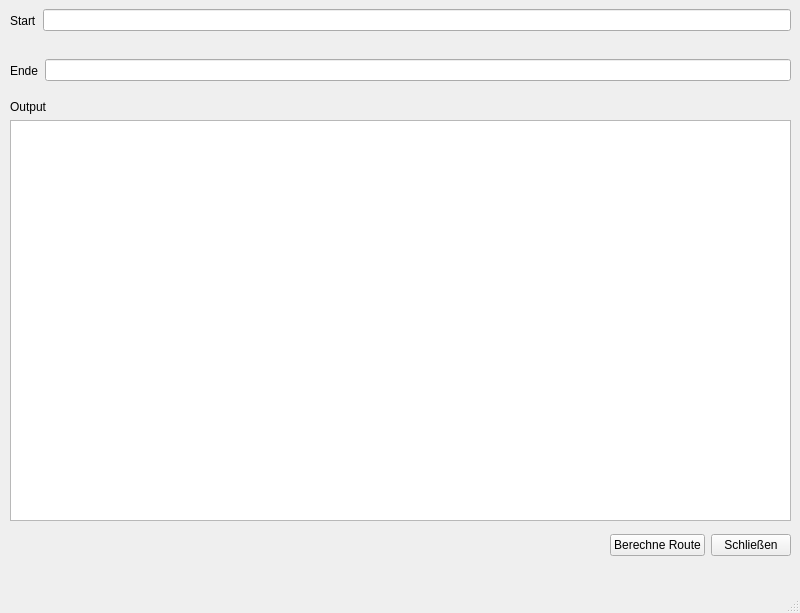
<?xml version="1.0" encoding="UTF-8"?>
<ui version="4.0">
 <class>MainWindow</class>
 <widget class="QMainWindow" name="MainWindow">
  <property name="geometry">
   <rect>
    <x>0</x>
    <y>0</y>
    <width>800</width>
    <height>613</height>
   </rect>
  </property>
  <property name="windowTitle">
   <string>MainWindow</string>
  </property>
  <widget class="QWidget" name="centralwidget">
   <widget class="QWidget" name="verticalLayoutWidget">
    <property name="geometry">
     <rect>
      <x>10</x>
      <y>100</y>
      <width>781</width>
      <height>421</height>
     </rect>
    </property>
    <layout class="QVBoxLayout" name="verticalLayout">
     <item>
      <widget class="QLabel" name="label">
       <property name="text">
        <string>Output</string>
       </property>
      </widget>
     </item>
     <item>
      <widget class="QTextEdit" name="output"/>
     </item>
    </layout>
   </widget>
   <widget class="QWidget" name="horizontalLayoutWidget">
    <property name="geometry">
     <rect>
      <x>10</x>
      <y>0</y>
      <width>781</width>
      <height>41</height>
     </rect>
    </property>
    <layout class="QHBoxLayout" name="horizontalLayout">
     <item>
      <widget class="QLabel" name="label_2">
       <property name="text">
        <string>Start</string>
       </property>
      </widget>
     </item>
     <item>
      <widget class="QLineEdit" name="startEingabe"/>
     </item>
    </layout>
   </widget>
   <widget class="QWidget" name="horizontalLayoutWidget_2">
    <property name="geometry">
     <rect>
      <x>10</x>
      <y>50</y>
      <width>781</width>
      <height>41</height>
     </rect>
    </property>
    <layout class="QHBoxLayout" name="horizontalLayout_2">
     <item>
      <widget class="QLabel" name="label_3">
       <property name="text">
        <string>Ende</string>
       </property>
      </widget>
     </item>
     <item>
      <widget class="QLineEdit" name="EndEingabe"/>
     </item>
    </layout>
   </widget>
   <widget class="QWidget" name="horizontalLayoutWidget_3">
    <property name="geometry">
     <rect>
      <x>10</x>
      <y>530</y>
      <width>781</width>
      <height>31</height>
     </rect>
    </property>
    <layout class="QHBoxLayout" name="horizontalLayout_3">
     <item>
      <spacer name="horizontalSpacer">
       <property name="orientation">
        <enum>Qt::Horizontal</enum>
       </property>
       <property name="sizeHint" stdset="0">
        <size>
         <width>40</width>
         <height>20</height>
        </size>
       </property>
      </spacer>
     </item>
     <item>
      <widget class="QPushButton" name="sendData">
       <property name="text">
        <string>Berechne Route</string>
       </property>
      </widget>
     </item>
     <item>
      <widget class="QPushButton" name="pushButton_2">
       <property name="text">
        <string>Schließen</string>
       </property>
      </widget>
     </item>
    </layout>
   </widget>
  </widget>
  <widget class="QMenuBar" name="menubar">
   <property name="geometry">
    <rect>
     <x>0</x>
     <y>0</y>
     <width>800</width>
     <height>21</height>
    </rect>
   </property>
  </widget>
  <widget class="QStatusBar" name="statusbar"/>
 </widget>
 <resources/>
 <connections>
  <connection>
   <sender>pushButton_2</sender>
   <signal>clicked()</signal>
   <receiver>MainWindow</receiver>
   <slot>close()</slot>
   <hints>
    <hint type="sourcelabel">
     <x>752</x>
     <y>566</y>
    </hint>
    <hint type="destinationlabel">
     <x>399</x>
     <y>306</y>
    </hint>
   </hints>
  </connection>
 </connections>
</ui>
